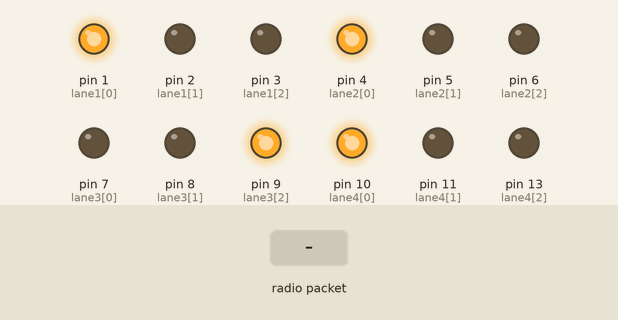
Recording of a sketch running on a simulated Arduino Uno, built with avr-gcc and run on an emulated ATmega328P. Parts: output pins drawn as LEDs (lit = HIGH). The inputs (shaded band) are chosen by the test bench. No radio packets arrive unless stated.

Above: at 4.8 s.
4.9 s: radio packet "a" arrives
At 9.4 s:
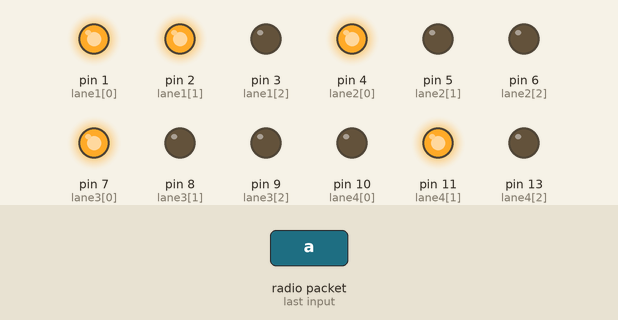
13.1 s: radio packet "d" arrives
At 15.2 s:
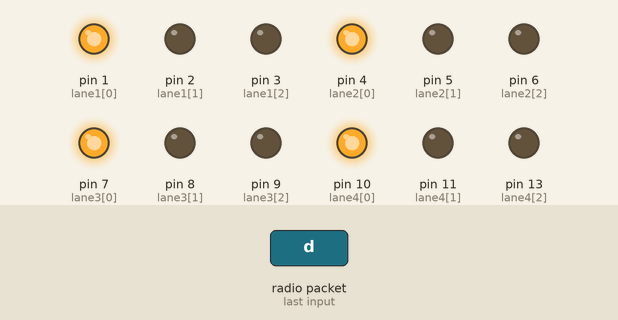
21.3 s: radio packet "d" arrives
At 26.7 s:
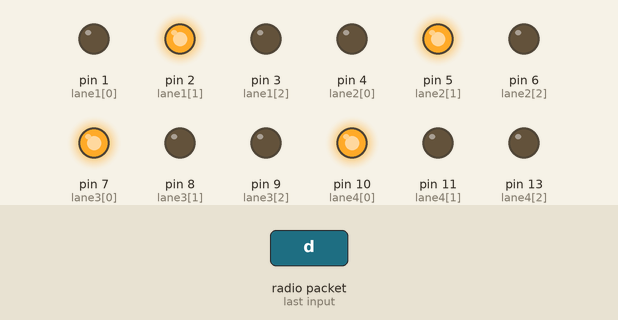
29.5 s: radio packet "b" arrives
At 31.0 s:
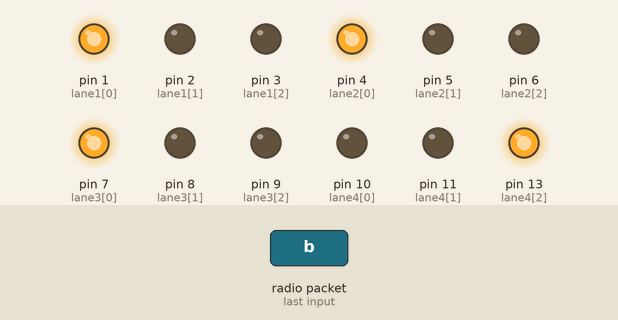
45.5 s: radio packet "c" arrives
At 53.1 s:
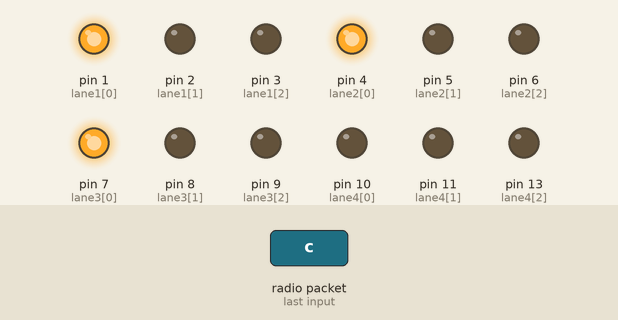
Timing chart, 0 to 59.2 s (numbered marks = the images above; inputs shaded):
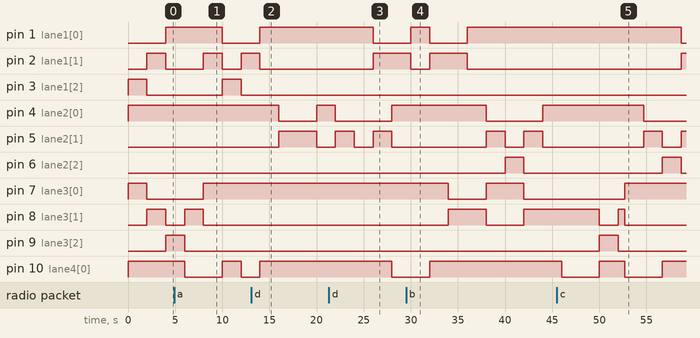

Measured:
- after the input at 4.9 s, pin 1 (lane1[0]): HIGH → LOW after 5.1 s; pin 2 (lane1[1]): LOW → HIGH after 3.1 s, → LOW 2.0 s later, → HIGH 2.0 s later
- after the input at 13.1 s, pin 1 (lane1[0]): goes on until 14.0 s, then stays HIGH; pin 2 (lane1[1]): goes on until 14.0 s, then stays LOW; pin 6 (lane2[2]): stays LOW (without the input it goes to HIGH after 4.9 s); pin 13 (lane4[2]): LOW → HIGH after 6.9 s
- after the input at 21.3 s, pin 2 (lane1[1]): goes on until 26.0 s, then stays HIGH; pin 3 (lane1[2]): stays LOW (without the input it goes to HIGH after 6.7 s); pin 10 (lane4[0]): HIGH → LOW after 6.7 s; pin 11 (lane4[1]): LOW → HIGH after 6.7 s
- after the input at 29.5 s, pin 4 (lane2[0]): HIGH → LOW after 8.5 s instead of 12.5 s; pin 6 (lane2[2]): LOW → HIGH after 10.5 s instead of 14.5 s; pin 9 (lane3[2]): stays LOW (without the input it goes to HIGH after 6.5 s); pin 10 (lane4[0]): goes on until 32.0 s, then stays HIGH; pin 11 (lane4[1]): goes on until 30.0 s, then stays LOW
- after the input at 45.5 s, pin 1 (lane1[0]): HIGH → LOW after 13.2 s instead of 8.5 s; pin 3 (lane1[2]): stays LOW (without the input it goes to HIGH after 10.5 s); pin 9 (lane3[2]): LOW → HIGH after 4.5 s, → LOW 2.0 s later; pin 13 (lane4[2]): stays LOW (without the input it goes to HIGH after 2.5 s)

The sketch:

Final_Project.ino
```cpp
#include <VirtualWire.h>
int lane1[]={1,2,3};
int lane2[]={4,5,6};
int lane3[]={7,8,9};
int lane4[]={10,11,13};
void setup()
{
  // put your setup code here, to run once:
    //reciver file
   vw_set_rx_pin(12);
    vw_setup(2000);
    vw_rx_start();
    //traffic lights
 for(int i=0; i<3; i++)
 {
 pinMode(lane1[i],OUTPUT);
 pinMode(lane2[i],OUTPUT);
 pinMode(lane3[i],OUTPUT);
 pinMode(lane4[i],OUTPUT);
 }
 for(int i=0; i<3; i++)
 {
   digitalWrite(lane1[i],LOW);
   digitalWrite(lane2[i],LOW);
   digitalWrite(lane3[i],LOW);
   digitalWrite(lane4[i],LOW);
 }
}

void loop()
{
  // put your main code here, to run repeatedly:
  uint8_t buf[VW_MAX_MESSAGE_LEN];
  uint8_t buflen = VW_MAX_MESSAGE_LEN;
  //l1 green high
digitalWrite(lane1[2],HIGH);
//lane 1
  if (vw_get_message(buf, &buflen))
  {
    if (buflen >= 1)
    {
      switch (buf[0])
      {
        // case 'a':

        //   break;

        case 'b':
          digitalWrite(lane1[2],LOW);
          digitalWrite(lane1[1],HIGH);
          digitalWrite(lane2[1],HIGH);
          delay(2000);
          digitalWrite(lane1[1],LOW);
          digitalWrite(lane2[1],LOW);
          digitalWrite(lane2[2],HIGH);
          digitalWrite(lane1[0],HIGH);
          delay(2000);
          digitalWrite(lane2[2],LOW);
          digitalWrite(lane2[1],HIGH);
          digitalWrite(lane1[0],LOW);
          digitalWrite(lane1[1],HIGH);
          delay(2000);
          digitalWrite(lane2[1],LOW);
          digitalWrite(lane1[1],HIGH);

          break;

        case 'd':
          digitalWrite(lane2[0], HIGH);
          digitalWrite(lane1[2], LOW);
          digitalWrite(lane1[1], HIGH);
          digitalWrite(lane4[0], LOW);
          digitalWrite(lane4[1], HIGH);
          delay(2000);

          digitalWrite(lane1[1], LOW);
          digitalWrite(lane4[1], LOW);
          digitalWrite(lane4[0], LOW);
          digitalWrite(lane4[2], HIGH);
          digitalWrite(lane1[0], HIGH);
          delay(2000);
          digitalWrite(lane4[2], LOW);
          digitalWrite(lane1[0], LOW);
          digitalWrite(lane1[1], HIGH);
          break;
      }
    }
  }
digitalWrite(lane2[0],HIGH);
digitalWrite(lane3[0],HIGH);
digitalWrite(lane4[0],HIGH);
delay(2000);
digitalWrite(lane1[2],LOW);
digitalWrite(lane3[0],LOW);
digitalWrite(lane1[1],HIGH);
digitalWrite(lane3[1],HIGH);

delay(2000);
digitalWrite(lane3[1],LOW);

  //l3 green high
digitalWrite(lane3[2],HIGH);
//lane 3
  if (vw_get_message(buf, &buflen))
  {
      if (buflen >= 1)
      {
        switch (buf[0])
        {
          // case 'a':

            // break;

          case 'a':
            digitalWrite(lane3[2],LOW);
            digitalWrite(lane3[1],HIGH);
            digitalWrite(lane1[1],HIGH);
            delay(2000);
            digitalWrite(lane3[0],HIGH);
            digitalWrite(lane3[1],LOW);
            digitalWrite(lane1[1],LOW);
            digitalWrite(lane1[2],HIGH);

            delay(2000);

            digitalWrite(lane1[2],LOW);
            digitalWrite(lane1[1],HIGH);
            digitalWrite(lane3[0],HIGH);
            delay(2000);
            digitalWrite(lane3[0],LOW);
            digitalWrite(lane3[1],HIGH);
            break;

          case 'b':
            digitalWrite(lane1[1],LOW);
            digitalWrite(lane1[0],HIGH);
            digitalWrite(lane3[2], LOW);
            digitalWrite(lane3[1], HIGH);
            delay(2000);
            digitalWrite(lane2[1], LOW);
            digitalWrite(lane2[1], HIGH);
            digitalWrite(lane3[1], LOW);
            digitalWrite(lane3[0], HIGH);
            digitalWrite(lane2[0],LOW);
            delay(2000);
            digitalWrite(lane2[1], LOW);
            digitalWrite(lane2[2], HIGH);
            delay(2000);
            digitalWrite(lane2[2], LOW);
            digitalWrite(lane2[1],HIGH);
            digitalWrite(lane3[1],HIGH);
            digitalWrite(lane3[0], LOW);
            delay(2000);
            digitalWrite(lane2[1],LOW);
            digitalWrite(lane2[0],HIGH);
            break;
          }
        }
      }
digitalWrite(lane1[1],LOW);
digitalWrite(lane1[1],LOW);
digitalWrite(lane1[0],HIGH);
delay(2000);
digitalWrite(lane3[2],LOW);
digitalWrite(lane4[0],LOW);
digitalWrite(lane3[1],HIGH);
digitalWrite(lane4[1],HIGH);

delay(2000);

  //l4 green high
digitalWrite(lane4[2],HIGH);
 //lane 4
  if (vw_get_message(buf, &buflen))
  {
      if (buflen >= 1)
      {
        switch (buf[0])
        {
          // case 'a':

          //   break;

          case 'a':
            digitalWrite(lane3[1],LOW);
            digitalWrite(lane3[0],HIGH);
            digitalWrite(lane4[2],LOW);
            digitalWrite(lane4[1],HIGH);
            digitalWrite(lane1[1],HIGH);
            delay(2000);
            digitalWrite(lane4[1],LOW);
            digitalWrite(lane1[1],LOW);
            digitalWrite(lane1[0],LOW);
            digitalWrite(lane4[0],HIGH);
            digitalWrite(lane1[2],HIGH);
            delay(2000);
            digitalWrite(lane1[2],LOW);
            digitalWrite(lane4[0],LOW);
            digitalWrite(lane1[1],HIGH);
            delay(2000);
            digitalWrite(lane1[1],LOW);
            digitalWrite(lane1[0],HIGH);
            digitalWrite(lane4[0],HIGH);
            // delay(2000);
            break;

          case 'c':
            digitalWrite(lane4[2], LOW);
            digitalWrite(lane3[1], HIGH);
            digitalWrite(lane4[1], HIGH);
            delay(2000);
            digitalWrite(lane4[1], LOW);
            digitalWrite(lane3[1], LOW);
            digitalWrite(lane4[0], HIGH);
            digitalWrite(lane3[2], HIGH);
            delay(2000);
            digitalWrite(lane4[1], HIGH);

            digitalWrite(lane3[2], LOW);


            digitalWrite(lane3[1], HIGH);

            delay(700);
            digitalWrite(lane4[0], LOW);
            break;
          }
        }
      }

digitalWrite(lane3[1],LOW);
digitalWrite(lane4[1],LOW);
digitalWrite(lane3[0],HIGH);
delay(2000);
digitalWrite(lane4[2],LOW);
digitalWrite(lane2[0],LOW);
digitalWrite(lane4[1],HIGH);
digitalWrite(lane2[1],HIGH);

delay(2000);

  //l2 green high
digitalWrite(lane2[2],HIGH);
//lane 2
  if (vw_get_message(buf, &buflen))
  {
      if (buflen >= 1)
      {
        switch (buf[0])
        {
          // case 'a':

          case 'c':
            digitalWrite(lane4[1], LOW);
            digitalWrite(lane4[0], HIGH);
            digitalWrite(lane2[2], LOW);
            digitalWrite(lane2[1], HIGH);
            digitalWrite(lane3[0], LOW);
            digitalWrite(lane3[1], HIGH);
            delay(2000);
            digitalWrite(lane2[1], LOW);
            digitalWrite(lane3[1], LOW);
            digitalWrite(lane2[0], HIGH);
            digitalWrite(lane3[2], HIGH);
            delay(2000);
            digitalWrite(lane2[1], HIGH);

            digitalWrite(lane2[1], LOW);
            delay(2000);
            digitalWrite(lane3[1], LOW);
            // digitalWrite(lane3[0], HIGH);

            digitalWrite(lane3[2], LOW);
            // digitalWrite(lane3[0], LOW);
            digitalWrite(lane3[1], HIGH);
            // digitalWrite(lane3[1], LOW);
            break;

          case 'd':
            digitalWrite(lane2[2], LOW);
            digitalWrite(lane2[1], HIGH);
            digitalWrite(lane4[1], HIGH);
            delay(2000);
            digitalWrite(lane2[1], LOW);
            digitalWrite(lane4[1], LOW);
            digitalWrite(lane2[0], HIGH);
            digitalWrite(lane4[2], HIGH);
            // digitalWrite(lane2[1], HIGH);
            // digitalWrite(lane2[0], LOW);
            delay(2000);
            digitalWrite(lane4[2], LOW);
            digitalWrite(lane2[0], LOW);
            digitalWrite(lane2[1], HIGH);
            delay(2000);

            break;
          }
        }
      }
digitalWrite(lane4[1],LOW);
digitalWrite(lane2[1],LOW);
digitalWrite(lane4[0],HIGH);
delay(2000);
digitalWrite(lane1[0],LOW);
digitalWrite(lane2[2],LOW);
digitalWrite(lane1[1],HIGH);
digitalWrite(lane2[1],HIGH);

delay(2000);
digitalWrite(lane2[1],LOW);
digitalWrite(lane1[1],LOW);
}
```
